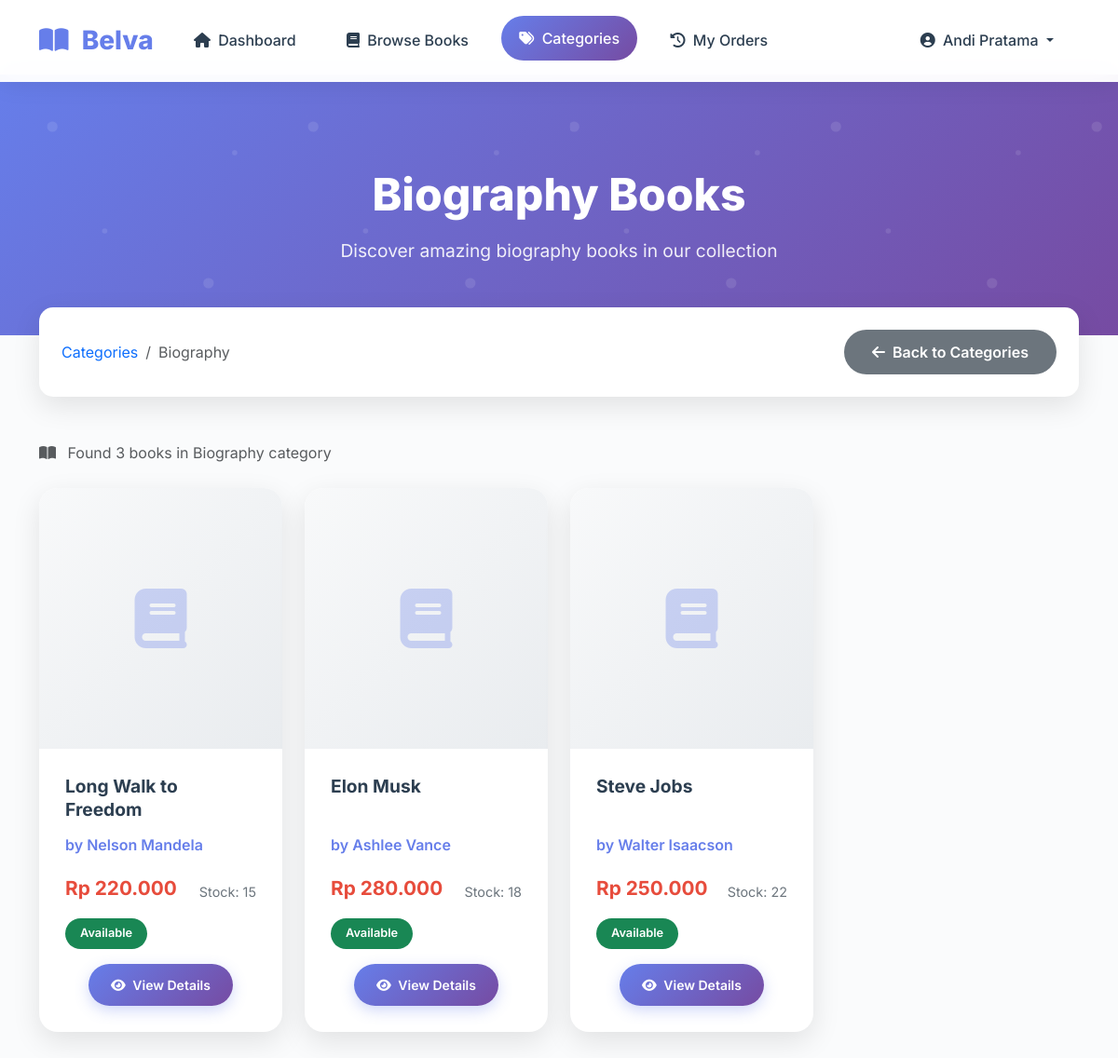
The app's page /user/categories.php?category=4 (signed in) with its own data.
### tables this page shows
CREATE TABLE `categories` (
  `id` int(11) NOT NULL,
  `name` varchar(100) NOT NULL,
  `description` text DEFAULT NULL,
  `created_at` timestamp NOT NULL DEFAULT current_timestamp()
);

CREATE TABLE `books` (
  `id` int(11) NOT NULL,
  `title` varchar(200) NOT NULL,
  `author` varchar(100) NOT NULL,
  `category_id` int(11) DEFAULT NULL,
  `description` text DEFAULT NULL,
  `price` decimal(10,2) NOT NULL,
  `stock` int(11) DEFAULT 0,
  `image` varchar(255) DEFAULT NULL,
  `created_at` timestamp NOT NULL DEFAULT current_timestamp()
);

### src/config/database.php (called while the page is built, shortened)
<?php
function formatRupiah($amount) {
    return "Rp " . number_format($amount, 0, ',', '.');
}
?>

### src/user/categories.php (the view, shortened to what this page needs)
<?php
require_once '../config/database.php';
$pdo = getConnection();
$selected_category = isset($_GET['category']) ? $_GET['category'] : null;
$categories = $pdo->query("SELECT * FROM categories ORDER BY name")->fetchAll(PDO::FETCH_ASSOC);
if ($selected_category) {
    $stmt = $pdo->prepare("SELECT b.*, c.name as category_name FROM books b
                           LEFT JOIN categories c ON b.category_id = c.id
                           WHERE b.category_id = ? ORDER BY b.created_at DESC");
    $stmt->execute([$selected_category]);
    $books = $stmt->fetchAll(PDO::FETCH_ASSOC);
    $stmt = $pdo->prepare("SELECT name FROM categories WHERE id = ?");
    $stmt->execute([$selected_category]);
    $category_name = $stmt->fetchColumn();
} else {
    $books = [];
    $category_name = null;
}
?>
<!DOCTYPE html>
<html lang="en">
<head>
    <link href="https://cdn.jsdelivr.net/npm/bootstrap@5.3.0/dist/css/bootstrap.min.css" rel="stylesheet">
    <link href="https://cdnjs.cloudflare.com/ajax/libs/font-awesome/6.0.0/css/all.min.css" rel="stylesheet">
</head>
<body>
    <nav class="navbar navbar-expand-lg navbar-light fixed-top">
        <div class="container">
            <a class="navbar-brand" href="index.php">
                <i class="fas fa-book-open me-2"></i>
                Belva
            </a>
            <div class="collapse navbar-collapse" id="navbarNav">
                <ul class="navbar-nav me-auto">
                    <li class="nav-item">
                        <a class="nav-link" href="index.php">
                            <i class="fas fa-home me-1"></i> Dashboard
                        </a>
                    </li>
                    <li class="nav-item">
                        <a class="nav-link" href="all_books.php">
                            <i class="fas fa-book me-1"></i> Browse Books
                        </a>
                    </li>
                    <li class="nav-item">
                        <a class="nav-link active" href="categories.php">
                            <i class="fas fa-tags me-1"></i> Categories
                        </a>
                    </li>
                    <li class="nav-item">
                        <a class="nav-link" href="history.php">
                            <i class="fas fa-history me-1"></i> My Orders
                        </a>
                    </li>
                </ul>
                <ul class="navbar-nav">
                    <li class="nav-item dropdown">
                        <a class="nav-link dropdown-toggle" href="#" id="navbarDropdown" role="button" data-bs-toggle="dropdown">
                            <i class="fas fa-user-circle me-1"></i> <?= $_SESSION['user_name'] ?>
                        </a>
                    </li>
                </ul>
            </div>
        </div>
    </nav>
    <?php if (!$selected_category): ?>
        <section class="page-header">
            <div class="container">
                <div class="text-center">
                    <h1 class="page-title">Book Categories</h1>
                    <p class="page-subtitle">Explore books by category and find exactly what you're looking for</p>
                </div>
            </div>
        </section>
        <div class="container">
            <div style="margin: 3rem 0;">
                <div class="row g-4">
                    <?php
                    $category_icons = [
                        'Technology' => 'fas fa-laptop-code',
                        'Fiction' => 'fas fa-magic',
                        'Biography' => 'fas fa-user-circle',
                        'Science' => 'fas fa-flask',
                        'History' => 'fas fa-landmark',
                        'Business' => 'fas fa-briefcase',
                        'Art' => 'fas fa-palette',
                        'Sports' => 'fas fa-running',
                        'Travel' => 'fas fa-globe-americas',
                        'Cooking' => 'fas fa-utensils'
                    ];
                    ?>
                    <?php foreach ($categories as $category): ?>
                        <div class="col-lg-3 col-md-6">
                            <div class="category-card">
                                <div class="category-icon-container">
                                    <i class="<?= $category_icons[$category['name']] ?? 'fas fa-book' ?> category-icon"></i>
                                </div>
                                <div class="category-body text-center">
                                    <h5 class="category-title"><?= htmlspecialchars($category['name']) ?></h5>
                                    <p class="category-description"><?= htmlspecialchars($category['description']) ?></p>
                                    <a href="categories.php?category=<?= $category['id'] ?>" class="btn btn-primary">
                                        <i class="fas fa-arrow-right me-2"></i>Explore Books
                                    </a>
                                </div>
                            </div>
                        </div>
                    <?php endforeach; ?>
                </div>
            </div>
        </div>
    <?php else: ?>
        <section class="page-header">
            <div class="container">
                <div class="text-center">
                    <h1 class="page-title"><?= htmlspecialchars($category_name) ?> Books</h1>
                    <p class="page-subtitle">Discover amazing <?= strtolower(htmlspecialchars($category_name)) ?> books in our collection</p>
                </div>
            </div>
        </section>
        <div class="container">
            <div class="breadcrumb-section">
                <div class="d-flex justify-content-between align-items-center">
                    <nav aria-label="breadcrumb">
                        <ol class="breadcrumb mb-0">
                            <li class="breadcrumb-item"><a href="categories.php" class="text-decoration-none">Categories</a></li>
                            <li class="breadcrumb-item active" aria-current="page"><?= htmlspecialchars($category_name) ?></li>
                        </ol>
                    </nav>
                    <a href="categories.php" class="btn btn-secondary">
                        <i class="fas fa-arrow-left me-2"></i>Back to Categories
                    </a>
                </div>
            </div>
            <div class="mb-4">
                <p class="text-muted">
                    <i class="fas fa-book-open me-2"></i>
                    Found <?= count($books) ?> book<?= count($books) != 1 ? 's' : '' ?> in <?= htmlspecialchars($category_name) ?> category
                </p>
            </div>
            <div class="row g-4">
                <?php if (empty($books)): ?>
                    <div class="col-12">
                        <div class="text-center py-5">
                            <i class="fas fa-book-open" style="font-size: 4rem; color: #dee2e6; margin-bottom: 1rem;"></i>
                            <h4 class="text-muted">No books found in this category</h4>
                            <p class="text-muted">Check back soon for new additions to our <?= htmlspecialchars($category_name) ?> collection</p>
                            <a href="categories.php" class="btn btn-primary">
                                <i class="fas fa-tags me-2"></i>Browse Other Categories
                            </a>
                        </div>
                    </div>
                <?php else: ?>
                    <?php foreach ($books as $book): ?>
                        <div class="col-lg-3 col-md-6">
                            <div class="book-card">
                                <div class="book-image-container">
                                    <?php if (!empty($book['image'])): ?>
                                        <div class="book-placeholder" style="display: none;">
                                        </div>
                                    <?php else: ?>
                                        <div class="book-placeholder">
                                            <i class="fas fa-book"></i>
                                        </div>
                                    <?php endif; ?>
                                </div>
                                <div class="book-card-body">
                                    <h5 class="book-title"><?= htmlspecialchars($book['title']) ?></h5>
                                    <p class="book-author">by <?= htmlspecialchars($book['author']) ?></p>
                                    <div class="d-flex justify-content-between align-items-center mt-3">
                                        <div class="book-price"><?= formatRupiah($book['price']) ?></div>
                                        <small class="book-stock">Stock: <?= $book['stock'] ?></small>
                                    </div>
                                    <div class="d-flex justify-content-between align-items-center mt-2">
                                        <?php if ($book['stock'] > 0): ?>
                                            <span class="stock-badge bg-success text-white">Available</span>
                                        <?php else: ?>
                                            <span class="stock-badge bg-danger text-white">Out of Stock</span>
                                        <?php endif; ?>
                                    </div>
                                    <div class="mt-3 text-center">
                                        <a href="book_detail.php?id=<?= $book['id'] ?>" class="btn btn-primary btn-sm px-4">
                                            <i class="fas fa-eye me-1"></i> View Details
                                        </a>
                                    </div>
                                </div>
                            </div>
                        </div>
                    <?php endforeach; ?>
                <?php endif; ?>
            </div>
        </div>
    <?php endif; ?>
    <div class="pb-5"></div>
</body>
</html>

### src/user/categories.php (style rules this page uses)
:root { --primary-color: #667eea; --secondary-color: #764ba2; --accent-color: #e74c3c; --light-bg: #f8f9fa; --card-shadow: 0 10px 30px rgba(0, 0, 0, 0.1); --card-hover-shadow: 0 20px 50px rgba(0, 0, 0, 0.15); }
* { box-sizing: border-box; }
body { font-family: 'Inter', 'Segoe UI', Tahoma, Geneva, Verdana, sans-serif; line-height: 1.6; color: #2c3e50; background: #fafbfc; margin-top: 10vh; }
.navbar { background: rgba(255, 255, 255, 0.95) !important; backdrop-filter: blur(15px); box-shadow: 0 2px 25px rgba(0, 0, 0, 0.08); border-bottom: 1px solid rgba(255, 255, 255, 0.2); padding: 1rem 0; }
.navbar-brand { font-weight: 800; font-size: 1.75rem; color: var(--primary-color) !important; text-decoration: none; }
.navbar-nav .nav-link { font-weight: 500; color: #2c3e50 !important; margin: 0 0.5rem; padding: 0.7rem 1.2rem !important; border-radius: 50px; transition: all 0.3s ease; }
.navbar-nav .nav-link:hover, .navbar-nav .nav-link.active { background: linear-gradient(135deg, var(--primary-color), var(--secondary-color)); color: white !important; transform: translateY(-2px); }
.page-header { background: linear-gradient(135deg, var(--primary-color) 0%, var(--secondary-color) 100%); color: white; padding: 100px 0 60px; position: relative; overflow: hidden; }
.page-header::before { content: ''; position: absolute; top: 0; left: 0; right: 0; bottom: 0; pointer-events: none; }
.page-title { font-size: 3rem; font-weight: 800; margin-bottom: 1rem; position: relative; z-index: 2; }
.page-subtitle { font-size: 1.2rem; opacity: 0.9; position: relative; z-index: 2; }
.btn { font-weight: 600; border-radius: 50px; padding: 12px 30px; transition: all 0.3s ease; text-decoration: none; }
.btn-primary { background: linear-gradient(135deg, var(--primary-color), var(--secondary-color)); border: none; box-shadow: 0 5px 15px rgba(102, 126, 234, 0.3); }
.btn-secondary { background: #6c757d; border: none; }
.book-card { background: white; border-radius: 20px; overflow: hidden; box-shadow: var(--card-shadow); transition: all 0.4s ease; border: none; height: 100%; position: relative; }
.book-image-container { height: 280px; background: linear-gradient(135deg, #f8f9fa, #e9ecef); display: flex; align-items: center; justify-content: center; position: relative; overflow: hidden; }
.book-placeholder { font-size: 4rem; color: var(--primary-color); opacity: 0.3; text-align: center; }
.book-card-body { padding: 1.75rem; }
.book-title { font-size: 1.2rem; font-weight: 700; color: #2c3e50; margin-bottom: 0.75rem; line-height: 1.3; height: 3.2rem; overflow: hidden; display: -webkit-box; -webkit-line-clamp: 2; -webkit-box-orient: vertical; }
.book-author { color: var(--primary-color); font-weight: 600; margin-bottom: 0.75rem; }
.book-price { font-size: 1.3rem; font-weight: 700; color: var(--accent-color); margin-bottom: 0.5rem; }
.book-stock { font-size: 0.9rem; color: #6c757d; }
.stock-badge { padding: 0.4rem 1rem; border-radius: 20px; font-size: 0.8rem; font-weight: 600; }
.breadcrumb-section { background: white; border-radius: 15px; box-shadow: var(--card-shadow); padding: 1.5rem; margin: -30px 0 3rem; position: relative; z-index: 3; }

### records on screen
categories: name "Biography", name "biography"
books: title "Long Walk to Freedom", author "Nelson Mandela", price "Rp 220.000", stock "15", shows "Available"
books: title "Elon Musk", author "Ashlee Vance", price "Rp 280.000", stock "18", shows "Available"
books: title "Steve Jobs", author "Walter Isaacson", price "Rp 250.000", stock "22", shows "Available"

### other values on screen
$_SESSION['user_name'] "Andi Pratama"
count($books) "3"
